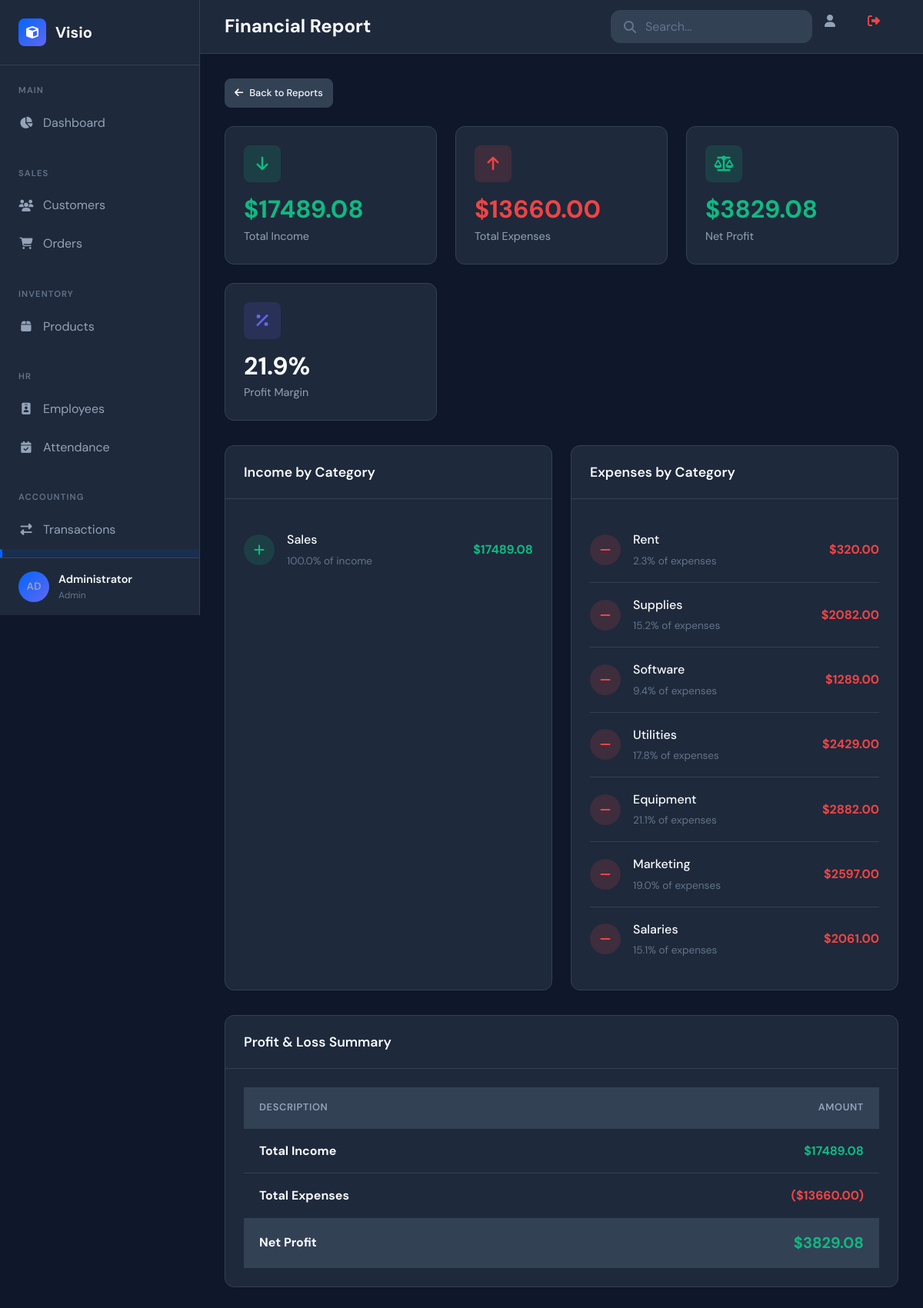
/reports/financial (signed in), run on the app's committed database.
### app.py (models this page shows, shortened)
class User(UserMixin, db.Model):
    id = db.Column(db.Integer, primary_key=True)
    email = db.Column(db.String(120), unique=True, nullable=False)
    password_hash = db.Column(db.String(256), nullable=False)
    full_name = db.Column(db.String(100), nullable=False)
    role = db.Column(db.String(20), default='user')
    is_active = db.Column(db.Boolean, default=True)
    created_at = db.Column(db.DateTime, default=datetime.utcnow)
    last_login = db.Column(db.DateTime)
    def get_initials(self):
        names = self.full_name.split()
        if len(names) >= 2:
            return f"{names[0][0]}{names[1][0]}".upper()
        return self.full_name[:2].upper()

class Transaction(db.Model):
    id = db.Column(db.Integer, primary_key=True)
    transaction_type = db.Column(db.String(20), nullable=False)
    category = db.Column(db.String(50))
    amount = db.Column(db.Float, nullable=False)
    description = db.Column(db.Text)
    reference = db.Column(db.String(100))
    date = db.Column(db.Date, default=datetime.utcnow)
    created_at = db.Column(db.DateTime, default=datetime.utcnow)
    created_by = db.Column(db.Integer, db.ForeignKey('user.id'))

### app.py (the view)
@app.route('/reports/financial')
@login_required
def financial_report():
    txns = Transaction.query.order_by(Transaction.date.desc()).all()
    income_by_cat, expense_by_cat = {}, {}
    for t in txns:
        if t.transaction_type == 'income': income_by_cat[t.category] = income_by_cat.get(t.category, 0) + t.amount
        else: expense_by_cat[t.category] = expense_by_cat.get(t.category, 0) + t.amount
    return render_template('report_financial.html', income_by_category=income_by_cat, expense_by_category=expense_by_cat, total_income=sum(income_by_cat.values()), total_expense=sum(expense_by_cat.values()))

### app.py (called while the page is built)
@login_manager.user_loader
def load_user(user_id):
    return User.query.get(int(user_id))

### templates/report_financial.html (shortened to what this page needs)
{% extends "base.html" %}
{% block page_title %}Financial Report{% endblock %}
{% block content %}
<div class="section-header">
    <a href="{{ url_for('reports') }}" class="btn btn-secondary btn-sm">
        <i class="fas fa-arrow-left"></i>
        Back to Reports
    </a>
</div>
<div class="stats-grid mb-4">
    <div class="stat-card">
        <div class="stat-header">
            <div class="stat-icon green">
                <i class="fas fa-arrow-down"></i>
            </div>
        </div>
        <div class="stat-value text-success">${{ "%.2f"|format(total_income) }}</div>
        <div class="stat-label">Total Income</div>
    </div>
    <div class="stat-card">
        <div class="stat-header">
            <div class="stat-icon red">
                <i class="fas fa-arrow-up"></i>
            </div>
        </div>
        <div class="stat-value text-danger">${{ "%.2f"|format(total_expense) }}</div>
        <div class="stat-label">Total Expenses</div>
    </div>
    <div class="stat-card">
        <div class="stat-header">
            <div class="stat-icon {% if total_income - total_expense >= 0 %}green{% else %}red{% endif %}">
                <i class="fas fa-balance-scale"></i>
            </div>
        </div>
        <div class="stat-value {% if total_income - total_expense >= 0 %}text-success{% else %}text-danger{% endif %}">
            ${{ "%.2f"|format(total_income - total_expense) }}
        </div>
        <div class="stat-label">Net {% if total_income - total_expense >= 0 %}Profit{% else %}Loss{% endif %}</div>
    </div>
    <div class="stat-card">
        <div class="stat-header">
            <div class="stat-icon purple">
                <i class="fas fa-percentage"></i>
            </div>
        </div>
        <div class="stat-value">{{ "%.1f"|format((total_income - total_expense) / total_income * 100 if total_income > 0 else 0) }}%</div>
        <div class="stat-label">Profit Margin</div>
    </div>
</div>
<div class="charts-grid">
    <div class="card">
        <div class="card-header">
            <h3 class="card-title">Income by Category</h3>
        </div>
        <div class="card-body">
            {% if income_by_category %}
            <ul class="activity-list">
                {% for category, amount in income_by_category.items() %}
                <li class="activity-item">
                    <div class="activity-icon" style="background: rgba(16, 185, 129, 0.15); color: var(--accent);">
                        <i class="fas fa-plus"></i>
                    </div>
                    <div class="activity-content">
                        <div class="activity-title">{{ category or 'Uncategorized' }}</div>
                        <div class="activity-meta">
                            {{ "%.1f"|format(amount / total_income * 100 if total_income > 0 else 0) }}% of income
                        </div>
                    </div>
                    <strong class="text-success">${{ "%.2f"|format(amount) }}</strong>
                </li>
                {% endfor %}
            </ul>
            {% else %}
            <div class="empty-state">
                <i class="fas fa-chart-pie"></i>
                <p>No income recorded</p>
            </div>
            {% endif %}
        </div>
    </div>
    <div class="card">
        <div class="card-header">
            <h3 class="card-title">Expenses by Category</h3>
        </div>
        <div class="card-body">
            {% if expense_by_category %}
            <ul class="activity-list">
                {% for category, amount in expense_by_category.items() %}
                <li class="activity-item">
                    <div class="activity-icon" style="background: rgba(239, 68, 68, 0.15); color: var(--danger);">
                        <i class="fas fa-minus"></i>
                    </div>
                    <div class="activity-content">
                        <div class="activity-title">{{ category or 'Uncategorized' }}</div>
                        <div class="activity-meta">
                            {{ "%.1f"|format(amount / total_expense * 100 if total_expense > 0 else 0) }}% of expenses
                        </div>
                    </div>
                    <strong class="text-danger">${{ "%.2f"|format(amount) }}</strong>
                </li>
                {% endfor %}
            </ul>
            {% else %}
            <div class="empty-state">
                <i class="fas fa-chart-pie"></i>
                <p>No expenses recorded</p>
            </div>
            {% endif %}
        </div>
    </div>
</div>
<div class="card mt-4">
    <div class="card-header">
        <h3 class="card-title">Profit & Loss Summary</h3>
    </div>
    <div class="card-body">
        <table class="data-table">
            <thead>
                <tr>
                    <th>Description</th>
                    <th style="text-align: right;">Amount</th>
                </tr>
            </thead>
            <tbody>
                <tr>
                    <td><strong>Total Income</strong></td>
                    <td style="text-align: right;" class="text-success"><strong>${{ "%.2f"|format(total_income) }}</strong></td>
                </tr>
                <tr>
                    <td><strong>Total Expenses</strong></td>
                    <td style="text-align: right;" class="text-danger"><strong>(${{ "%.2f"|format(total_expense) }})</strong></td>
                </tr>
            </tbody>
            <tfoot>
                <tr style="background: var(--bg-tertiary);">
                    <td><strong>Net {% if total_income - total_expense >= 0 %}Profit{% else %}Loss{% endif %}</strong></td>
                    <td style="text-align: right; font-size: 1.25rem;" class="{% if total_income - total_expense >= 0 %}text-success{% else %}text-danger{% endif %}">
                        <strong>${{ "%.2f"|format(total_income - total_expense) }}</strong>
                    </td>
                </tr>
            </tfoot>
        </table>
    </div>
</div>
{% endblock %}

### templates/base.html (shortened to what this page needs)
<!DOCTYPE html>
<html lang="en">
<head>
    <link rel="stylesheet" href="https://cdnjs.cloudflare.com/ajax/libs/font-awesome/6.4.0/css/all.min.css">
    <link rel="stylesheet" href="{{ url_for('static', filename='css/style.css') }}">
</head>
<body>
    <div class="app-container">
        <aside class="sidebar">
            <div class="sidebar-header">
                <div class="logo">
                    <i class="fas fa-cube"></i>
                    <span>Visio</span>
                </div>
            </div>
            <nav class="sidebar-nav">
                <div class="nav-section">
                    <span class="nav-section-title">Main</span>
                    <a href="{{ url_for('dashboard') }}" class="nav-item {% if request.endpoint == 'dashboard' %}active{% endif %}">
                        <i class="fas fa-chart-pie"></i><span>Dashboard</span>
                    </a>
                </div>
                <div class="nav-section">
                    <span class="nav-section-title">Sales</span>
                    <a href="{{ url_for('customers') }}" class="nav-item {% if 'customer' in request.endpoint %}active{% endif %}">
                        <i class="fas fa-users"></i><span>Customers</span>
                    </a>
                    <a href="{{ url_for('orders') }}" class="nav-item {% if 'order' in request.endpoint %}active{% endif %}">
                        <i class="fas fa-shopping-cart"></i><span>Orders</span>
                    </a>
                </div>
                <div class="nav-section">
                    <span class="nav-section-title">Inventory</span>
                    <a href="{{ url_for('products') }}" class="nav-item {% if 'product' in request.endpoint %}active{% endif %}">
                        <i class="fas fa-box"></i><span>Products</span>
                    </a>
                </div>
                <div class="nav-section">
                    <span class="nav-section-title">HR</span>
                    <a href="{{ url_for('employees') }}" class="nav-item {% if 'employee' in request.endpoint %}active{% endif %}">
                        <i class="fas fa-id-badge"></i><span>Employees</span>
                    </a>
                    <a href="{{ url_for('attendance') }}" class="nav-item {% if 'attendance' in request.endpoint %}active{% endif %}">
                        <i class="fas fa-calendar-check"></i><span>Attendance</span>
                    </a>
                </div>
                <div class="nav-section">
                    <span class="nav-section-title">Accounting</span>
                    <a href="{{ url_for('transactions') }}" class="nav-item {% if 'transaction' in request.endpoint %}active{% endif %}">
                        <i class="fas fa-exchange-alt"></i><span>Transactions</span>
                    </a>
                    <a href="{{ url_for('reports') }}" class="nav-item {% if 'report' in request.endpoint %}active{% endif %}">
                    </a>
                </div>
            </nav>
            <div class="sidebar-footer">
                <div class="user-info" style="cursor: pointer;" onclick="toggleUserMenu()">
                    <div class="user-avatar" style="background: linear-gradient(135deg, #0066FF, #6366F1); display: flex; align-items: center; justify-content: center; font-weight: 600; font-size: 0.85rem;">
                        {{ current_user.get_initials() }}
                    </div>
                    <div class="user-details">
                        <span class="user-name">{{ current_user.full_name }}</span>
                        <span class="user-role">{{ current_user.role|capitalize }}</span>
                    </div>
                </div>
            </div>
        </aside>
        <main class="main-content">
            <header class="content-header">
                <div class="header-left">
                    <h1 class="page-title">{% block page_title %}Dashboard{% endblock %}</h1>
                </div>
                <div class="header-right">
                    <div class="search-box"><i class="fas fa-search"></i><input type="text" placeholder="Search..."></div>
                    <a href="{{ url_for('profile') }}" class="notification-btn" title="Profile"><i class="fas fa-user"></i></a>
                    <a href="{{ url_for('logout') }}" class="notification-btn" title="Logout" style="color: #EF4444;"><i class="fas fa-sign-out-alt"></i></a>
                </div>
            </header>
            <div class="content-body">{% block content %}{% endblock %}</div>
        </main>
    </div>
</body>
</html>

### data on the page
User: get_initials "AD", full_name "Administrator", role "Admin"
Transaction: category "Sales", amount "100.0", amount "17489.08"
Transaction: category "Rent", amount "2.3", amount "320.00"
Transaction: category "Supplies", amount "15.2", amount "2082.00"
Transaction: category "Software", amount "9.4", amount "1289.00"
Transaction: category "Utilities", amount "17.8", amount "2429.00"
Transaction: category "Equipment", amount "21.1", amount "2882.00"
Transaction: category "Marketing", amount "19.0", amount "2597.00"
Transaction: category "Salaries", amount "15.1", amount "2061.00"

### other printed values
{{ "%.2f"|format(total_income) }} "17489.08"
{{ "%.2f"|format(total_expense) }} "13660.00"
{{ "%.2f"|format(total_income - total_expense) }} "3829.08"
